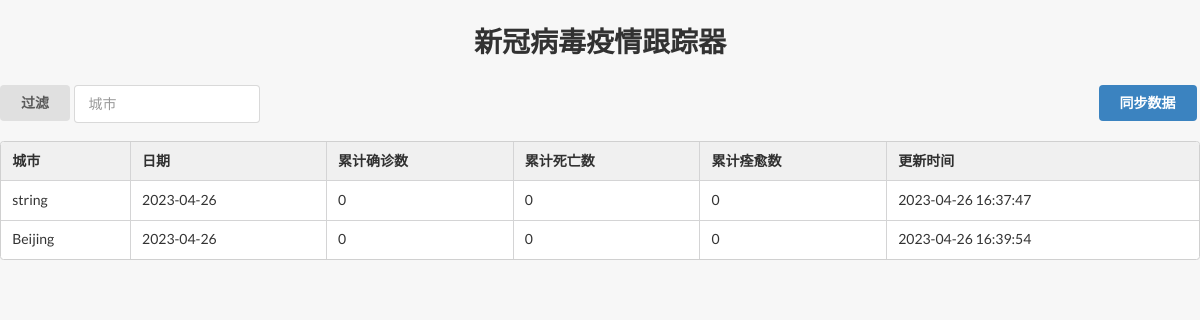
The app's page /coronavirus/, older data.
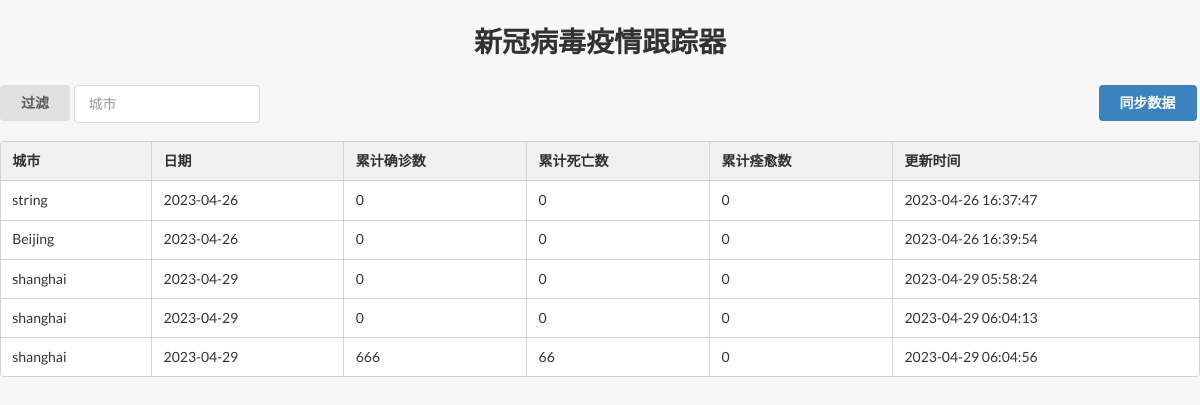
The same page, newer data.
### coronavirus/models.py (models this page shows, shortened)
class Data(Base):
    __tablename__ = 'data' # 数据库的表名
    id = Column(Integer, primary_key=True, index=True, autoincrement=True)
    city_id = Column(Integer, ForeignKey('city.id'), comment='所属省/直辖市') # 注意大小写，ForeignKey里的字符串格式不是 类名.属性名，而是 表名.字段名
    date = Column(Date, nullable=False, comment='数据日期')
    confirmed = Column(BigInteger, default=0, nullable=False, comment='确诊数量')
    deaths = Column(BigInteger, default=0, nullable=False, comment='死亡数量')
    recovered = Column(BigInteger, default=0, nullable=False, comment='痊愈数量')
    city = relationship('City', back_populates='data') # City是关联的上面的类名，back_populates来指定反向访问的属性名称
    created_at = Column(DateTime, server_default=func.now(), comment='创建时间')
    updated_at = Column(DateTime, server_default=func.now(), onupdate=func.now(), comment='修改时间')

class City(Base):
    __tablename__ = 'city' # 数据库的表名
    id = Column(Integer, primary_key=True, index=True, autoincrement=True)
    province = Column(String(100), unique=True, nullable=False, comment='省/直辖市')
    country = Column(String(100), nullable=False, comment='国家')
    country_code = Column(String(100), nullable=False, comment='国家代码')
    country_population = Column(BigInteger, nullable=False, comment='国家人口')
    data = relationship('Data', back_populates='city') # Data是关联的类名，back_populates是来指定反向访问的属性名称
    created_at = Column(DateTime, server_default=func.now(), comment='创建时间')
    updated_at = Column(DateTime, server_default=func.now(), onupdate=func.now(), comment='修改时间')

### coronavirus/main.py (the view)
@application.get('/')
def coronavirus(request: Request, city: str = None, skip: int = 0, limit: int = 100, db: Session = Depends(get_db)):
    data = crud.get_data(db=db, city=city, skip=skip, limit=limit)
    return templates.TemplateResponse("home.html", {
        "request": request,
        "data": data,
        "sync_data_url": "/coronavirus/sync_coronavirus_data/jhu"
    })

### coronavirus/templates/home.html (shortened to what this page needs)
<!DOCTYPE html>
<html lang="en">
<head>
    <link rel="stylesheet" href="../static/semantic.min.css">
</head>
<body>
    <div class="ui container">
        <h1 style="text-align: center;">新冠病毒疫情跟踪器</h1>
        <button id="filter" style="float: left" type="submit" class="ui button alert-secondary">过滤</button>
<div class="ui input">
    <label for="city"></label><input id="city" type="text" placeholder="城市" value="">
</div>
<button id="sync" style="float: right" type="submit" class="ui button primary">同步数据</button>
<table class="ui celled table">
    <thead>
    <tr>
        <th>城市</th>
        <th>日期</th>
        <th>累计确诊数</th>
        <th>累计死亡数</th>
        <th>累计痊愈数</th>
        <th>更新时间</th>
    </tr>
    </thead>
    <tbody>
    {% for d in data %}
    <tr>
        <td>{{ d.city.province }}</td>
        <td>{{ d.date }}</td>
        <td>{{ d.confirmed }}</td>
        <td>{{ d.deaths }}</td>
        <td>{{ d.recovered }}</td>
        <td>{{ d.updated_at }}</td>
    </tr>
    {% endfor %}
    </tbody>
</table>
    </div>
</body>
</html>

Row changes from the older to the newer data that the page shows:
added Data: city.province "shanghai", date "2023-04-29", confirmed "0", deaths "0", recovered "0", updated_at "2023-04-29 05:58:24"
added Data: city.province "shanghai", date "2023-04-29", confirmed "0", deaths "0", recovered "0", updated_at "2023-04-29 06:04:13"
added Data: city.province "shanghai", date "2023-04-29", confirmed "666", deaths "66", recovered "0", updated_at "2023-04-29 06:04:56"
